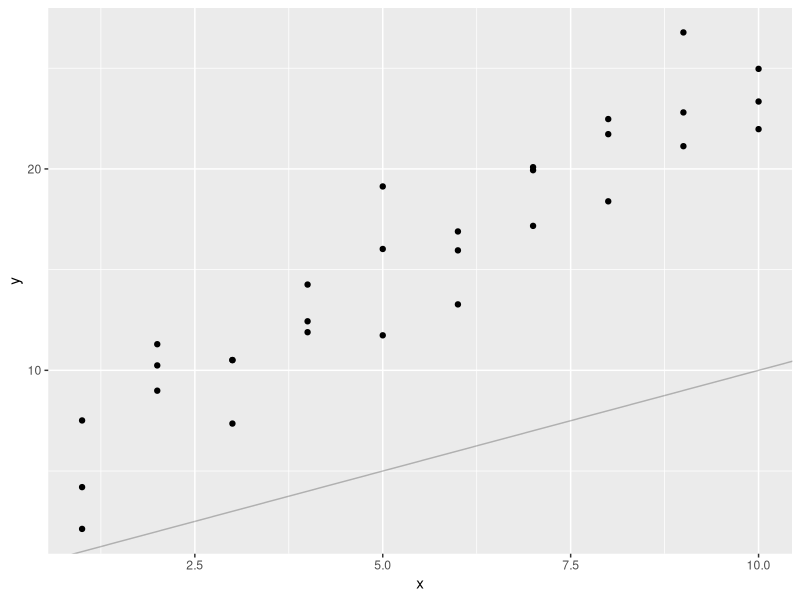
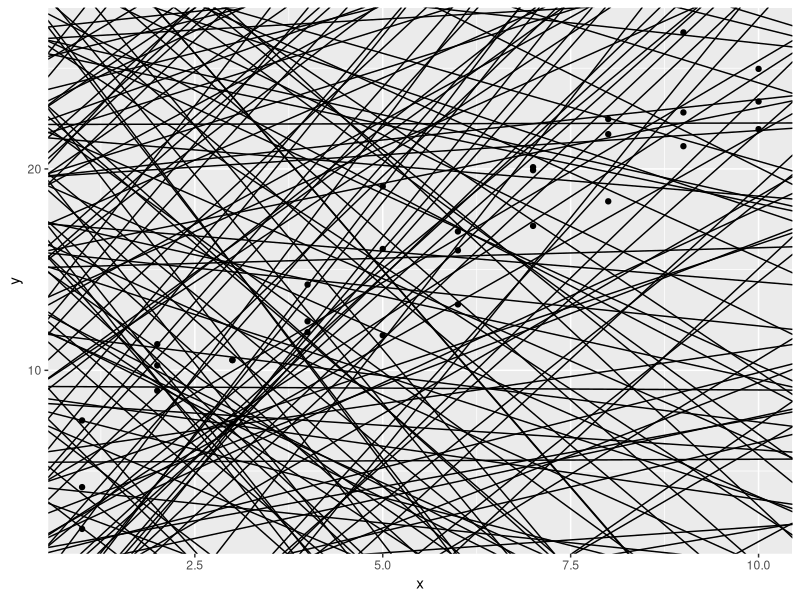
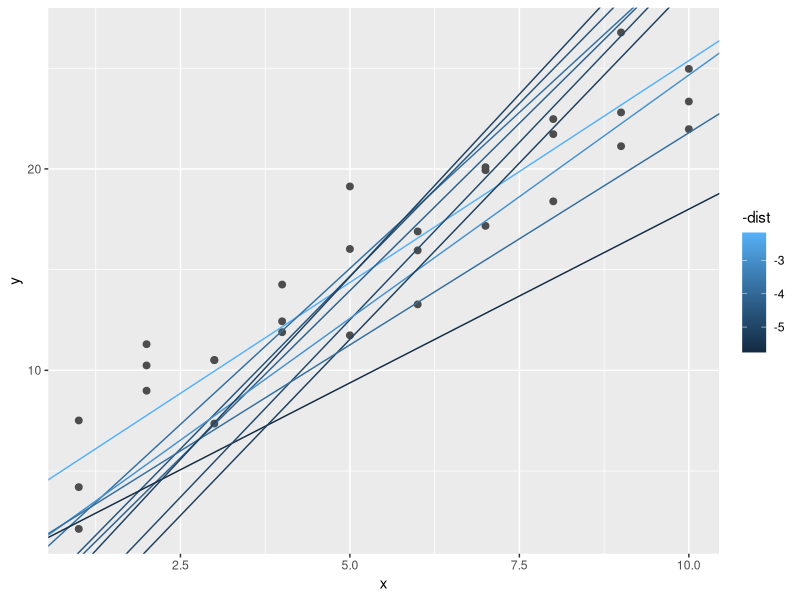
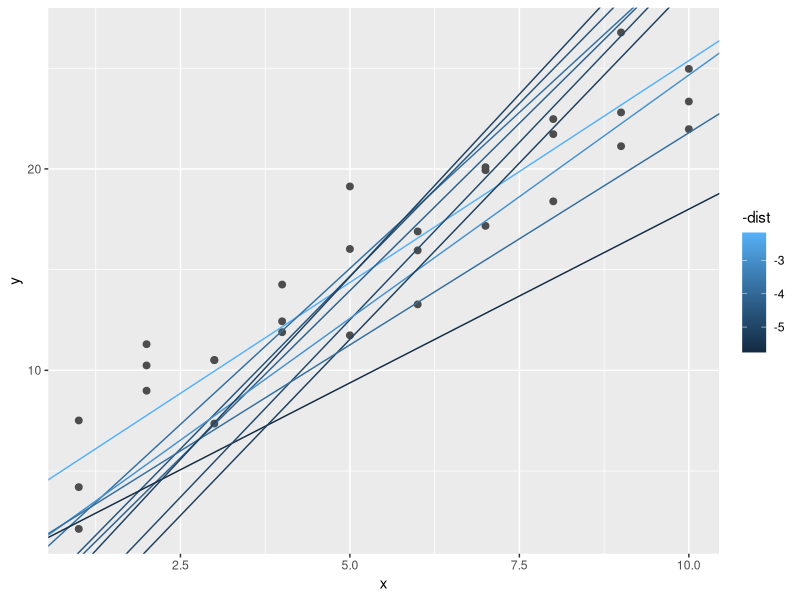
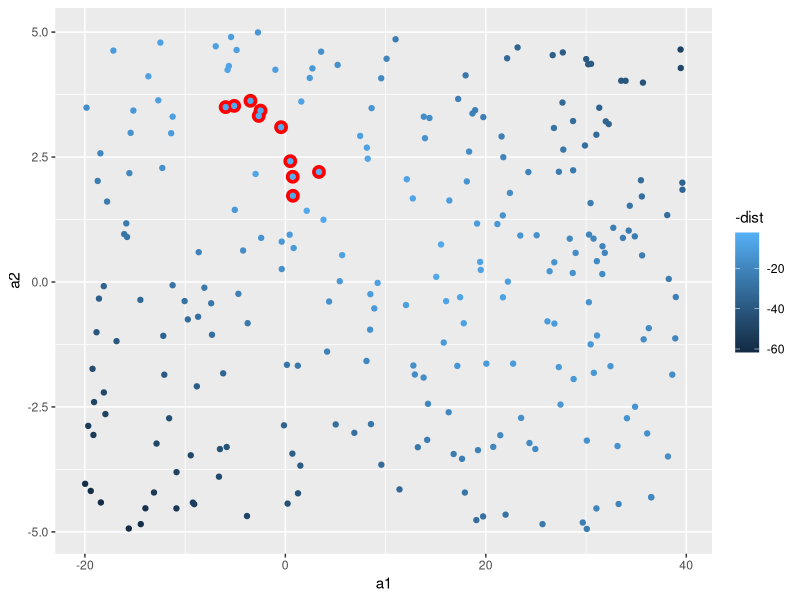
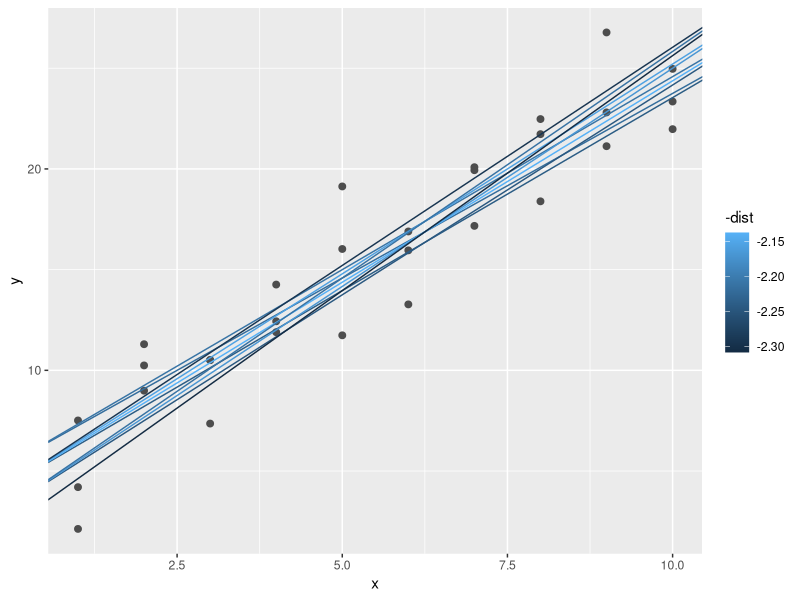

Write the R code that produced these figures, in order.
library(tidyverse)

library(modelr)
options(na.action = na.warn)

ggplot(sim1, aes(x, y)) +
   geom_point()+
   geom_abline(alpha=1/4)

models <- tibble(
    a1 = runif(250, -20, 40),
    a2 = runif(250, -5, 5)
)

ggplot(sim1, aes(x, y)) +
  geom_abline(
      aes(intercept = a1, slope  = a2),
      data = models, aplpha = 1/4
  ) +
  geom_point()


model1 <- function(a, data) {
    a[1] + data$x * a[2]
}
model1(c(7, 1.5), sim1)

measure_distance <- function(mod, data) {
   diff <- data$y - model1(mod, data)
   sqrt(mean(diff ^ 2))
}
measure_distance(c(7, 1.5), sim1)

sim1_dist <- function(a1, a2) {
   measure_distance(c(a1,a2), sim1)
}

models <- models %>%
  mutate(dist = purrr::map2_dbl(a1, a2, sim1_dist))

models

ggplot(sim1, aes(x, y)) +
  geom_point(size = 2, color = "grey30") +
  geom_abline(
    aes(intercept = a1, slope = a2, color = -dist),
    data = filter(models, rank(dist) <= 10)
  )

ggplot(sim1, aes(x, y)) + 
  geom_point(size = 2, color = "grey30") +
  geom_abline(
    aes(intercept = a1, slope=a2, color = -dist),
    data = filter(models, rank(dist) <= 10)
  )


ggplot(models, aes(a1, a2)) +
  geom_point(
    data = filter(models, rank(dist) <= 10),
    size = 4, color = "red"
  ) +
  geom_point(aes(colour = -dist))
  
grid <- expand.grid(
   a1 = seq(-5, 20, length = 25),
   a2 = seq(1, 3, length = 25)
 ) %>%
 mutate(dist = purrr::map2_dbl(a1, a2, sim1_dist)) 

ggplot(sim1, aes(x, y)) +
  geom_point(size = 2, color = "grey30") +
  geom_abline(
    aes(intercept = a1, slope = a2, color = -dist),
    data = filter(grid, rank(dist) <= 10)
  ) 
  

